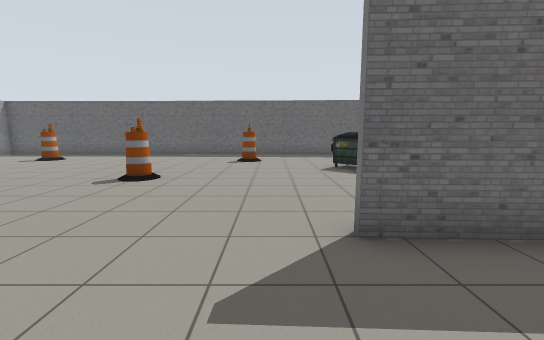
view 1 (above)

14 first-person views from a walk through a Gazebo world. The camera is 1.2 m above the floor, tilts 8° down and sees 90° across. The floor is counted in squares, 1 m on a side. Each view is taken from the middle of a square. On the plan, view 1 faces up. The plan holds only what a view shows up to about 12 squares ahead; the rest is blank.

view 2
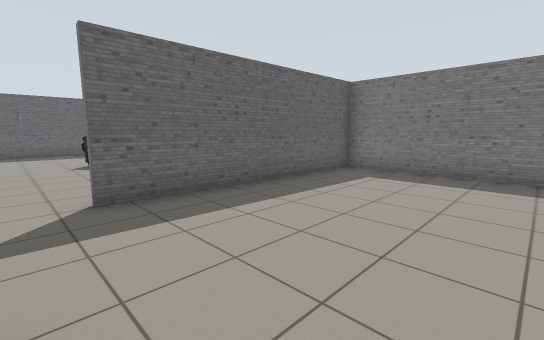

view 3
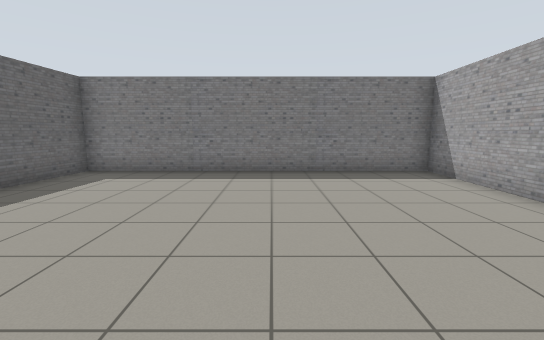

view 4
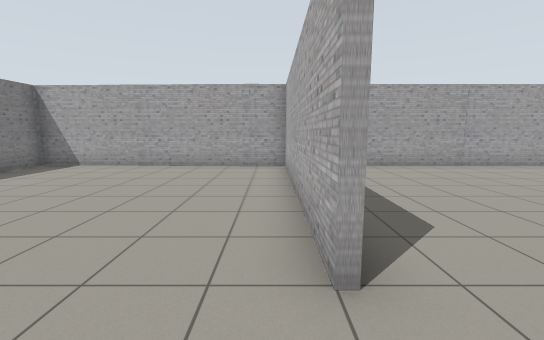

view 5
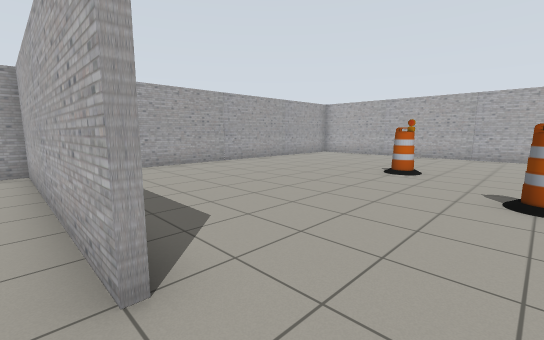

view 6
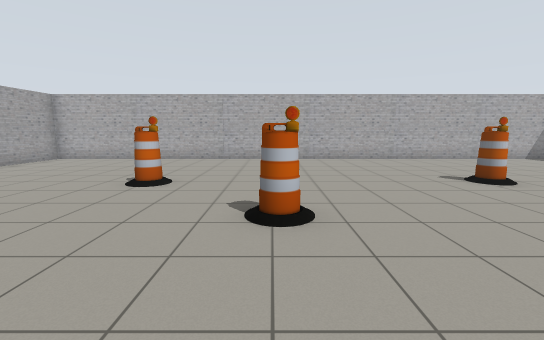

view 7
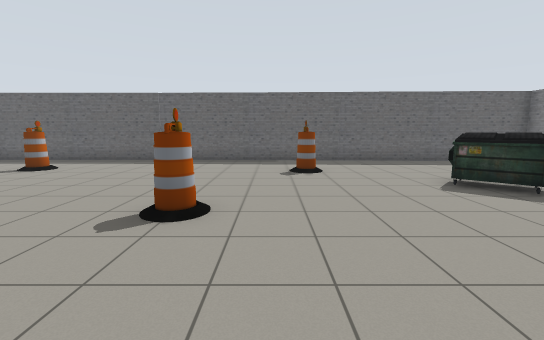

view 8
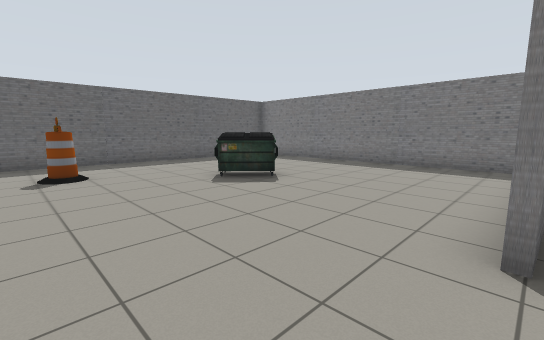

view 9
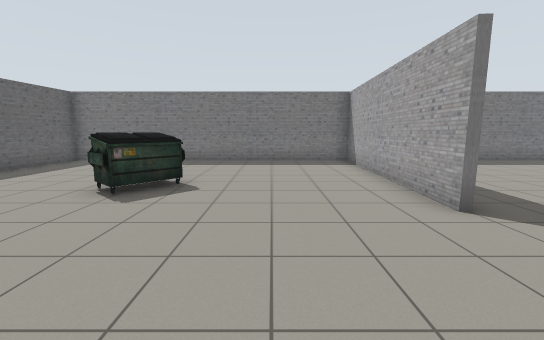

view 10
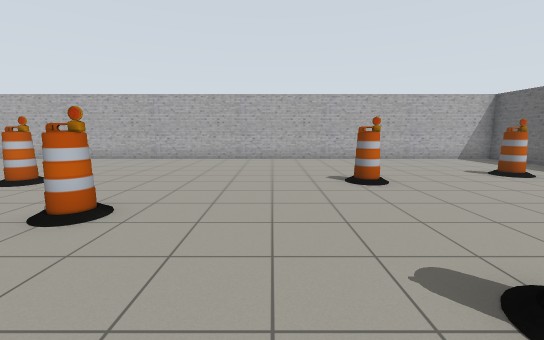

view 11
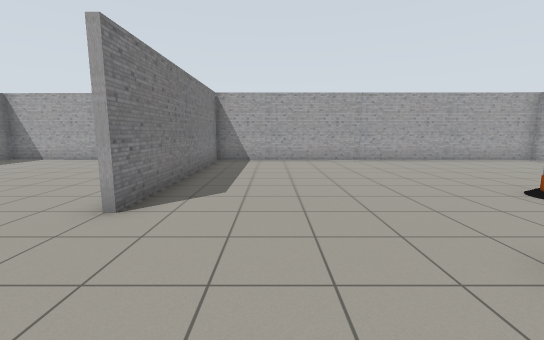

view 12
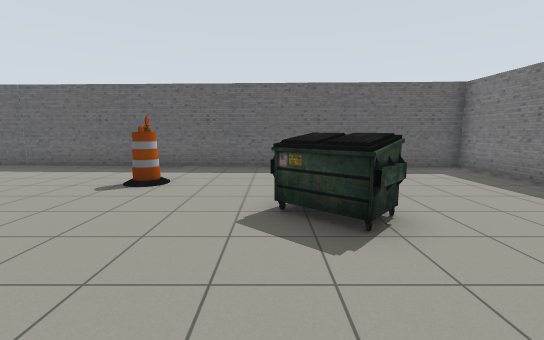

view 13
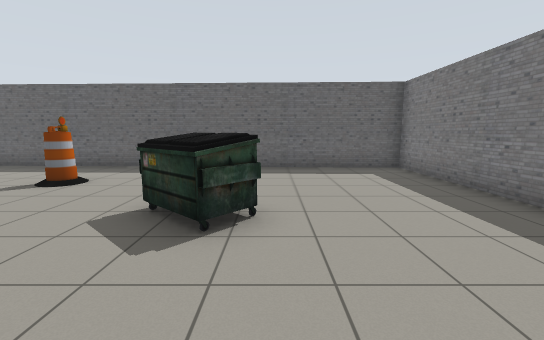

view 14
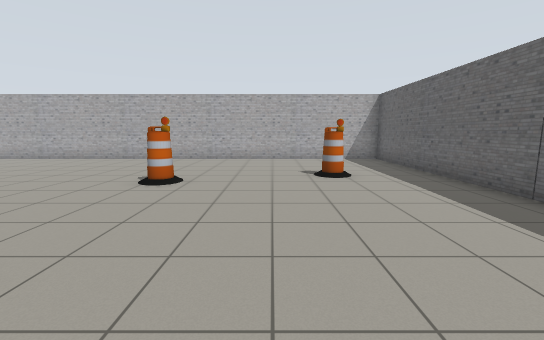

### Floor plan
Ten units are one square. View 1 is at (0, 0); x grows to the right and y downward. Boxes are objects, and circles mark ways between rooms. Rooms are numbered by the first view taken in them; rooms with no view inside come last. Other rooms are left out.
<svg viewBox="-145 -154 234 237">
<path fill="none" stroke="#000" d="M-5 -1 -5 75 9 75M7 75 83 78 83 -29M84 -26 9 -30M9 -32 84 -28M83 -29 83 -141 -140 -149 -140 76 -7 75 -7 -1"/>
<rect x="-105" y="-125" width="20" height="10" fill="#bbb"><title>barrel</title></rect>
<rect x="-95" y="-75" width="20" height="10" fill="#bbb"><title>barrel</title></rect>
<rect x="-85" y="5" width="10" height="10" fill="#bbb"><title>barrel</title></rect>
<rect x="-65" y="-25" width="10" height="10" fill="#bbb"><title>barrel</title></rect>
<rect x="-45" y="-75" width="20" height="10" fill="#bbb"><title>barrel</title></rect>
<rect x="-15" y="-115" width="10" height="10" fill="#bbb"><title>barrel</title></rect>
<rect x="15" y="-105" width="30" height="30" fill="#bbb"><title>dumpster</title></rect>
<circle cx="0" cy="-15" r="3" fill="#2a7"/>
<text x="40" y="30">1</text>
<text x="-40" y="-50">2</text>
</svg>
Room 1 opens to room 2.

Where each view was taken, in squares from view 1:
view 1: 0 up, 0 right, facing up
view 2: 2 down, 0 right, facing up-right
view 3: 3 down, 0 right, facing right
view 4: 2 up, 0 right, facing down
view 5: 2 up, 0 right, facing down-left
view 6: 2 up, 2 left, facing left
view 7: 3 up, 2 left, facing up
view 8: 3 up, 2 left, facing up-right
view 9: 6 up, 3 left, facing right
view 10: 5 up, 2 left, facing left
view 11: 4 up, 3 left, facing down
view 12: 5 up, 2 right, facing up
view 13: 5 up, 4 right, facing up
view 14: 10 up, 2 left, facing left
